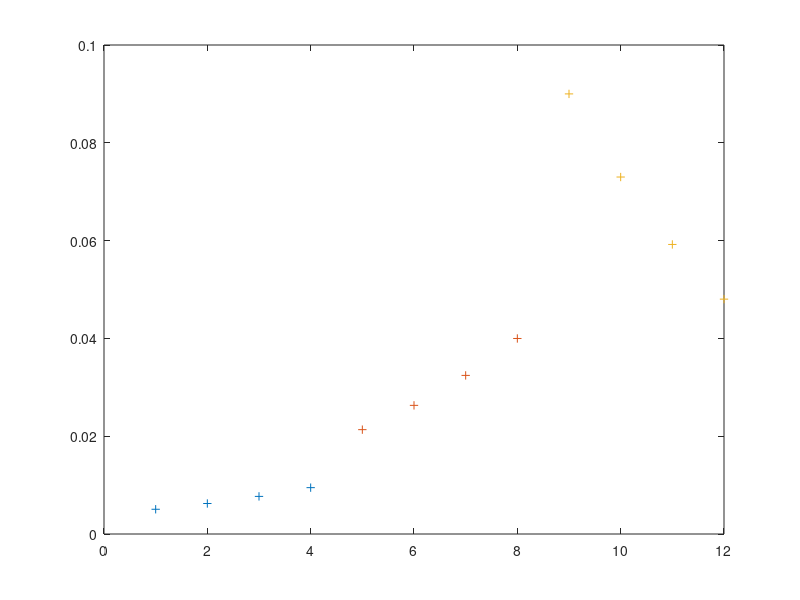

Recreate this plot in MATLAB.
clear all
%Model Parameters
phi_p = 0.1;
phi_g=0.3;
gamma=0.97% rate of change of primacy gradient across groups
sigma_gp=0.02% 
rho=0.3;

% Experiment Setting

listlength=12;
j=1:listlength; % position of each item in the list
p=linspace(0,1,listlength);% information about within group position
groups=3;
g=linspace(0,1,groups); % information about group position
k=1:listlength/groups; % position of item within a group
item_cue=p(9);
group_cue=g;

% control elelements to lists (A1-3)
% control elelements to groups (A4-6)
% selecting control element to 1 (A7)

% set group context (g) - vector of pattern of scaled activations 1/sqr(numbergroups)
% group strengths

group_strength=phi_g.^abs(g-groups);
% group cues associated with current group context by updating
% to cue an item retrieve group context+position of item
%  % Associating items with group conetxt at encoding
%  % define strength of learning - primacy gradient in each group
 %eta_gv=gamma.^(k-1)+(rand*sigma_gp); %(A10)
%  % associate an item with it's group context
 %W_GV= eta_gv*(g*v)'  %(A9)
 
 % extent to which item is activated by group context
 %P_CG=1 %if group context is carried over from encoding
 % upsilon_GV=P_CG*sum(eta_gv*phi_g)
 % k indexes groups with which item been associated
 % i indexes context of group placed across all group context units -what's
 % this

 % within list position
item_strength= phi_p.^abs(p-item_cue)
  % associated item to within-group context
% W_PV=eta_g*(p*v)'; (A13)
% then scaled by noisy primacy gradient (A14) - 

% define v (A15)
% select item (A16) - competion between items

%% TASK
group_strength=phi_g.^abs(g-groups); % group strength relative to group n
item_strength= phi_p.^abs(p-item_cue) % item strength relative to first item in last group
% need to weightt each item relative to group strength 
% must be better way to do this?
group_1=item_strength(1:4)*group_strength(1)
group_2=item_strength(5:8)*group_strength(2)
group_3=item_strength(9:12)*group_strength(3)

% create a vector that tells you the group strength of each item
item_group_strength=[group_1,group_2,group_3]


plot(1:4,group_1,'+',5:8,group_2,'+',9:12,group_3,'+')


% multiply items by eta_gv to get primacy gradient?
% group_1=(item_strength(1:4)*group_strength(1)).*eta_gv
% group_2=(item_strength(5:8)*group_strength(2)).*eta_gv
% group_3=(item_strength(9:12)*group_strength(3)).*eta_gv


 item=1:listlength;
% plot(item,item_strength)
% xlabel('Item Strength')
% ylabel('P(recall)')




